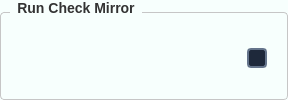
           <widget class="QGroupBox" name="groupBox_run_check">
            <property name="font">
             <font>
              <family>Segoe UI</family>
              <pointsize>-1</pointsize>
              <weight>75</weight>
              <bold>true</bold>
             </font>
            </property>
            <property name="styleSheet">
             <string notr="true">/* Khung chính của GroupBox */
QGroupBox {
    background-color: #F7FFFD; /* Màu nền theo yêu cầu của bạn */
    border: 1px solid #c6c6c6; /* Viền xám mảnh để định hình khối */
    border-radius: 4px;        /* Bo tròn góc 4px đồng bộ với QPushButton */
    margin-top: 12px;          /* Tạo khoảng cách phía trên để nhường chỗ cho chữ tiêu đề */
    font-size: 14px;           /* Kích thước chữ tiêu đề */
    font-weight: bold;         /* Làm đậm chữ tiêu đề */
    color: #333333;            /* Màu chữ tiêu đề */
}

/* Tùy chỉnh vị trí của chữ tiêu đề GroupBox */
QGroupBox::title {
    subcontrol-origin: margin;
    subcontrol-position: top left; /* Đặt tiêu đề ở góc trên bên trái */
    left: 10px;                    /* Đẩy chữ dịch vào trong một chút cho đẹp */
    padding: 0px 5px;              /* Khoảng cách đệm xung quanh chữ */
}
</string>
            </property>
            <property name="title">
             <string>Run Check Mirror</string>
            </property>
            <layout class="QHBoxLayout" name="horizontalLayout_2">
             <property name="spacing">
              <number>8</number>
             </property>
             <property name="leftMargin">
              <number>12</number>
             </property>
             <property name="topMargin">
              <number>16</number>
             </property>
             <property name="rightMargin">
              <number>12</number>
             </property>
             <property name="bottomMargin">
              <number>12</number>
             </property>
             <item>
              <widget class="QPushButton" name="pushButton_run_check">
               <property name="minimumSize">
                <size>
                 <width>70</width>
                 <height>35</height>
                </size>
               </property>
               <property name="font">
                <font>
                 <family>Segoe UI</family>
                 <pointsize>10</pointsize>
                 <weight>75</weight>
                 <bold>true</bold>
                </font>
               </property>
               <property name="toolTip">
                <string>Run Check Mirror</string>
               </property>
               <property name="styleSheet">
                <string notr="true">QPushButton {
    background-color: transparent;
    border: none;
    border-radius: 6px;
}
QPushButton:hover {
    background-color: rgba(0, 0, 0, 25);     /* nền hiện ra khi rê chuột */
}
QPushButton:pressed {
    background-color: rgba(0, 0, 0, 50);     /* đậm hơn khi nhấn */
}</string>
               </property>
               <property name="text">
                <string/>
               </property>
               <property name="icon">
                <iconset>
                 <normaloff>assert/icon/code11.png</normaloff>assert/icon/code11.png</iconset>
               </property>
               <property name="iconSize">
                <size>
                 <width>25</width>
                 <height>25</height>
                </size>
               </property>
              </widget>
             </item>
             <item>
              <widget class="QPushButton" name="pushButton_export_cfg">
               <property name="minimumSize">
                <size>
                 <width>70</width>
                 <height>35</height>
                </size>
               </property>
               <property name="font">
                <font>
                 <family>Segoe UI</family>
                 <pointsize>10</pointsize>
                </font>
               </property>
               <property name="toolTip">
                <string>Export config</string>
               </property>
               <property name="styleSheet">
                <string notr="true">QPushButton {
    background-color: transparent;
    border: none;
    border-radius: 6px;
}
QPushButton:hover {
    background-color: rgba(0, 0, 0, 25);     /* nền hiện ra khi rê chuột */
}
QPushButton:pressed {
    background-color: rgba(0, 0, 0, 50);     /* đậm hơn khi nhấn */
}</string>
               </property>
               <property name="text">
                <string/>
               </property>
               <property name="icon">
                <iconset>
                 <normaloff>assert/icon/file-export.png</normaloff>assert/icon/file-export.png</iconset>
               </property>
               <property name="iconSize">
                <size>
                 <width>25</width>
                 <height>25</height>
                </size>
               </property>
              </widget>
             </item>
             <item>
              <widget class="QPushButton" name="pushButton_import_cfg">
               <property name="minimumSize">
                <size>
                 <width>70</width>
                 <height>35</height>
                </size>
               </property>
               <property name="font">
                <font>
                 <family>Segoe UI</family>
                 <pointsize>10</pointsize>
                </font>
               </property>
               <property name="toolTip">
                <string>Import config</string>
               </property>
               <property name="styleSheet">
                <string notr="true">QPushButton {
    background-color: transparent;
    border: none;
    border-radius: 6px;
}
QPushButton:hover {
    background-color: rgba(0, 0, 0, 25);     /* nền hiện ra khi rê chuột */
}
QPushButton:pressed {
    background-color: rgba(0, 0, 0, 50);     /* đậm hơn khi nhấn */
}</string>
               </property>
               <property name="text">
                <string/>
               </property>
               <property name="icon">
                <iconset>
                 <normaloff>assert/icon/file-importqq.png</normaloff>assert/icon/file-importqq.png</iconset>
               </property>
               <property name="iconSize">
                <size>
                 <width>25</width>
                 <height>25</height>
                </size>
               </property>
              </widget>
             </item>
             <item>
              <widget class="QCheckBox" name="checkBox_enable_send_data_plc">
               <property name="maximumSize">
                <size>
                 <width>70</width>
                 <height>16777215</height>
                </size>
               </property>
               <property name="font">
                <font>
                 <family>Segoe UI</family>
                 <pointsize>-1</pointsize>
                 <weight>75</weight>
                 <bold>true</bold>
                </font>
               </property>
               <property name="toolTip">
                <string>Enable send result data to PLC by resgister.</string>
               </property>
               <property name="styleSheet">
                <string notr="true">QCheckBox {
    color: #E2E8F0;
    font-size: 13px;
    spacing: 8px;
    background: transparent;
    border: none;
}

/* Ô vuông khi chưa tích chọn */
QCheckBox::indicator {
    width: 16px;
    height: 16px;
    border-radius: 4px;
    border: 1.5px solid #64748B;
    background-color: #1E293B;
}

/* Hiệu ứng khi di chuột vào ô vuông */
QCheckBox::indicator:hover {
    border: 1.5px solid #38BDF8;
    background-color: #0F172A;
}

/* Ô vuông khi ĐÃ tích chọn */
QCheckBox::indicator:checked {
    border: 1.5px solid #3B82F6;
    background-color: qradialgradient(
        cx: 0.5, cy: 0.5, radius: 0.5,
        fx: 0.5, fy: 0.5,
        stop: 0 #FFFFFF,
        stop: 0.45 #FFFFFF,
        stop: 0.5 #3B82F6,
        stop: 1 #3B82F6
    );
}

/* Hiệu ứng khi di chuột vào ô đã tích */
QCheckBox::indicator:checked:hover {
    border: 1.5px solid #60A5FA;
}
</string>
               </property>
               <property name="text">
                <string/>
               </property>
               <property name="icon">
                <iconset>
                 <normaloff>assert/icon/send-data.png</normaloff>assert/icon/send-data.png</iconset>
               </property>
               <property name="iconSize">
                <size>
                 <width>30</width>
                 <height>30</height>
                </size>
               </property>
              </widget>
             </item>
            </layout>
           </widget>
